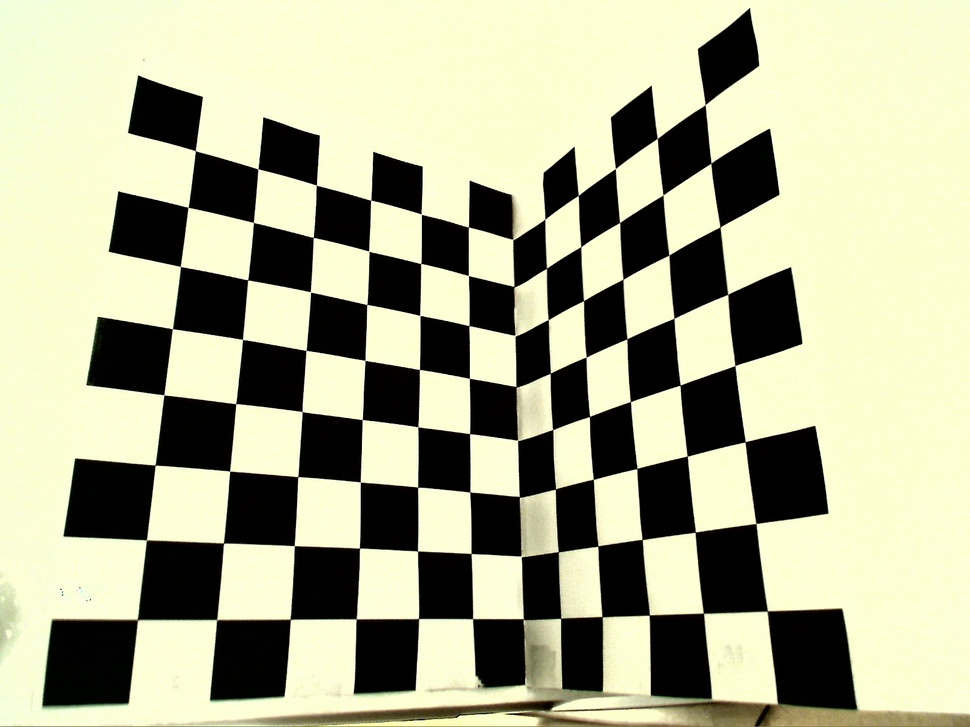
#> input picture Lab2/image001.jpg, 970 x 727 px, shrunk from 1600 x 1200 before the run
$ jupyter execute --allow-errors Lab2.ipynb   (shell and % lines are left out)
#> lines starting #> are read from the running program, lines starting #| are printed output that depends on the picture; after the words box and inside, x2 and y2 are one past the last pixel; in counts of white or black regions, pixels touching at a corner belong together
### 1. Using the wand.image Python package, simulate other mechanisms for distortions (For example, the Barrel distortion, as described in the next image).

The original image.

[cell 1]
from wand.image import Image

#> (the rest of this cell did not finish here and is left out)

The 4 parameters of the *barrel* distortion (A, B, C, D) are:

$R_{src} = r * ( A* r^3 + B * r^2 + C*r + D )$

r is the destination radius and $R_{src}$ is the source pixel.

Barrel distortion is used for correcting spherical lens distortions.

#> (a cell that did not finish here is left out)

Inverse barrel distortions.

$R_{src} = r / ( A*r^3 + B*r^2 + C*r + D )$

#> (a cell that did not finish here is left out)

Affine Projection has 6 parameters: $s_x$, $r_x$, $r_y$, $s_y$, $t_x$, $t_y$ (Scale, Rotate, Translate).

$X_d = s_x*X_s + r_y*Y_s + t_x$

$Y_d = r_x*X_s + s_y*Y_s + t_y$

$X_s$ and $Y_s$ are the source image coordinates while $x_d$ and $y_d$ are the destination image coordinates.

Affine projection allows changing perspective.

#> (a cell that did not finish here is left out)

Arc distortion will curve the image with the given arc.

#> (a cell that did not finish here is left out)

2. Deploy the OpenCV camera calibration tool on the given checkerboard image.

[cell 6]
import matplotlib.pyplot as plt
# Source: https://docs.opencv.org/3.4/dc/dbb/tutorial_py_calibration.html
import numpy as np
import cv2 as cv
import glob
# termination criteria
criteria = (cv.TERM_CRITERIA_EPS + cv.TERM_CRITERIA_MAX_ITER, 30, 0.001)
# prepare object points, like (0,0,0), (1,0,0), (2,0,0) ....,(6,5,0)
objp = np.zeros((6*7,3), np.float32)
objp[:,:2] = np.mgrid[0:7,0:6].T.reshape(-1,2)
# Arrays to store object points and image points from all the images.
objpoints = [] # 3d point in real world space
imgpoints = [] # 2d points in image plane.
imgs = []
images = glob.glob('*.jpg')
for fname in images:
    img = cv.imread(fname)
#> img is the input picture: shape (727, 970, 3); mean B, G, R 146, 174.6, 173.8
    gray = cv.cvtColor(img, cv.COLOR_BGR2GRAY)
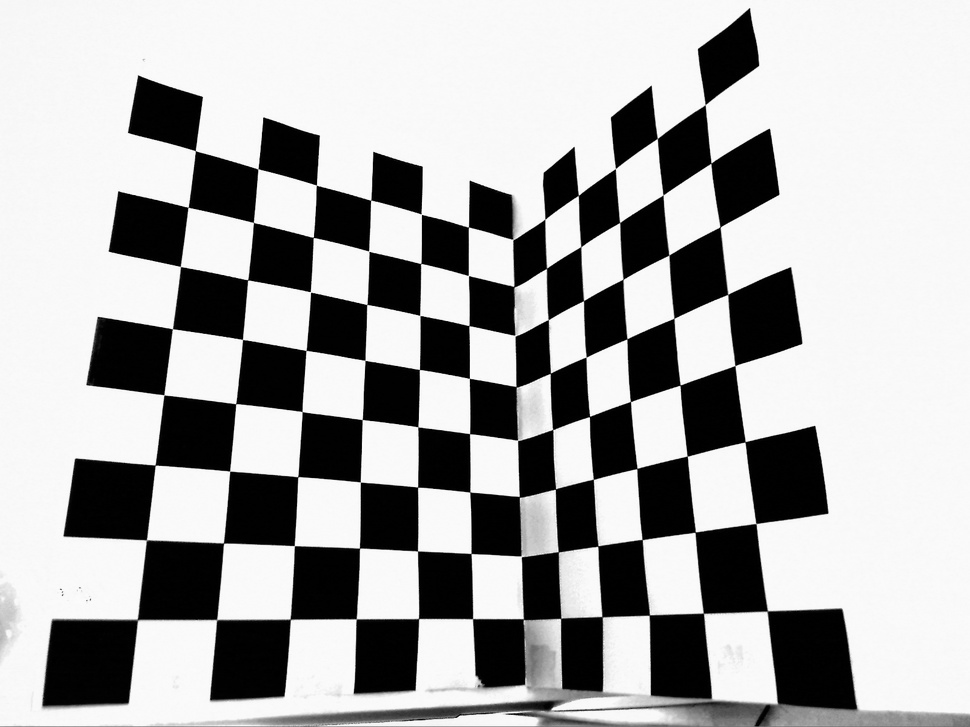
#> gray: shape (727, 970); min 0, max 254, mean 171.2
    # Find the chess board corners
    ret, corners = cv.findChessboardCorners(gray, (7,6), None)
#> ret = False; corners = None
    # If found, add object points, image points (after refining them)
    if ret == True:
        objpoints.append(objp)
        corners2 = cv.cornerSubPix(gray,corners, (11,11), (-1,-1), criteria)
        imgpoints.append(corners)
        # Draw and display the corners
        cv.drawChessboardCorners(img, (7,6), corners2, ret)
        imgs.append(img)
#> pass 2 of the loop `for fname in images:`:
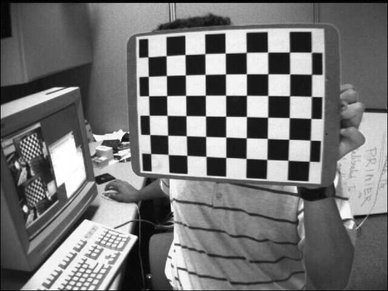
#> input picture Lab2/left01.jpg, 388 x 291 px, shrunk from 640 x 480 before the run
#> img is the input picture: shape (291, 388, 3); min 0, max 255, mean 116.6
#> gray: shape (291, 388)
#> `ret, corners = cv.findChessboardCorners(gray, (7,6), None)`: ret = True; corners = 42 rows, first 8: [288, 160.3], [266.8, 159.4], [246.1, 158.5], [225.7, 157.4], [205.9, 156.4], [186.8, 155.4], [168.1, 154.4], [288.8, 139.3]
#> `corners2 = cv.cornerSubPix(gray,corners, (11,11), (-1,-1), criteria)`: corners2 = 42 rows, first 8: [288, 160.3], [266.8, 159.4], [246.1, 158.4], [225.7, 157.4], [206, 156.4], [186.8, 155.3], [168.2, 154.5], [288.8, 139.3]
#> `cv.drawChessboardCorners(img, (7,6), corners2, ret)`:
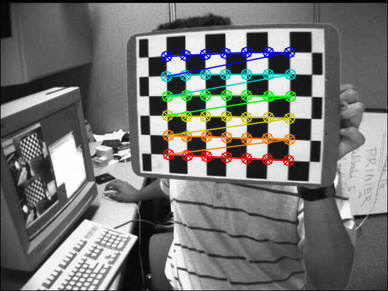
#> img: shape (291, 388, 3); 6.3% of pixels changed, all inside (x1, y1, x2, y2) = (160, 46, 297, 167)
#> pass 3 of the loop `for fname in images:`:
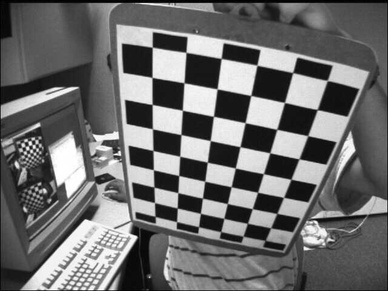
#> input picture Lab2/left02.jpg, 388 x 291 px, shrunk from 640 x 480 before the run
#> img is the input picture: shape (291, 388, 3); min 0, max 255, mean 109.1
#> `ret, corners = cv.findChessboardCorners(gray, (7,6), None)`: corners = 42 rows, first 8: [154, 187.3], [153.4, 170], [153, 150.5], [152.4, 129], [152.1, 104.4], [151.9, 77.21], [152.3, 46.98], [177.9, 192.8]
#> `corners2 = cv.cornerSubPix(gray,corners, (11,11), (-1,-1), criteria)`: corners2 = 42 rows, first 8: [153.9, 187.1], [153.4, 169.8], [152.9, 150.5], [152.4, 128.8], [152.1, 104.5], [152, 77.38], [152.3, 47.2], [177.8, 192.6]
#> `cv.drawChessboardCorners(img, (7,6), corners2, ret)`:
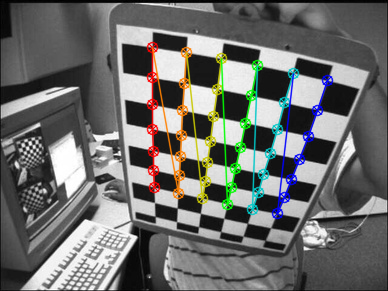
#> img: shape (291, 388, 3); 7.03% of pixels changed, all inside (x1, y1, x2, y2) = (146, 41, 334, 220)

[cell 7]
for num, x in enumerate(imgs):
    if num > 5:
        break
    plt.subplot(2,3,num+1)
    plt.axis('off')
    plt.imshow(x)
#> this loop made 2 passes
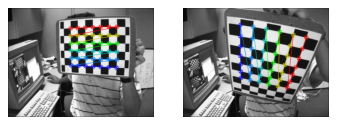
#> figure drawn by matplotlib, 2 panels; B, G, R data is drawn as R, G, B

[cell 8]
img = cv.imread("image001.jpg")
gray = cv.cvtColor(img, cv.COLOR_BGR2GRAY)
ret, corners = cv.findChessboardCorners(gray, (12,8), None) # 13 pe line, 9 per column
#> corners = 96 rows, first 8: [195.4, 150.7], [257.9, 168.8], [316.4, 185.1], [370.7, 200.2], [421.4, 214.3], [468.5, 227], [512.9, 239.6], [544.8, 219.2]
print(ret)
#| True
if ret == True:
    corners2 = cv.cornerSubPix(gray, corners, (5,5), (-1,-1), criteria)
#> corners2 = 96 rows, first 8: [195.4, 150.7], [257.9, 168.8], [316.4, 185.2], [370.7, 200.2], [421.3, 214.2], [468.4, 227], [512.9, 239.7], [544.8, 219.2]
    cv.drawChessboardCorners(img, (12,8), corners2, ret)
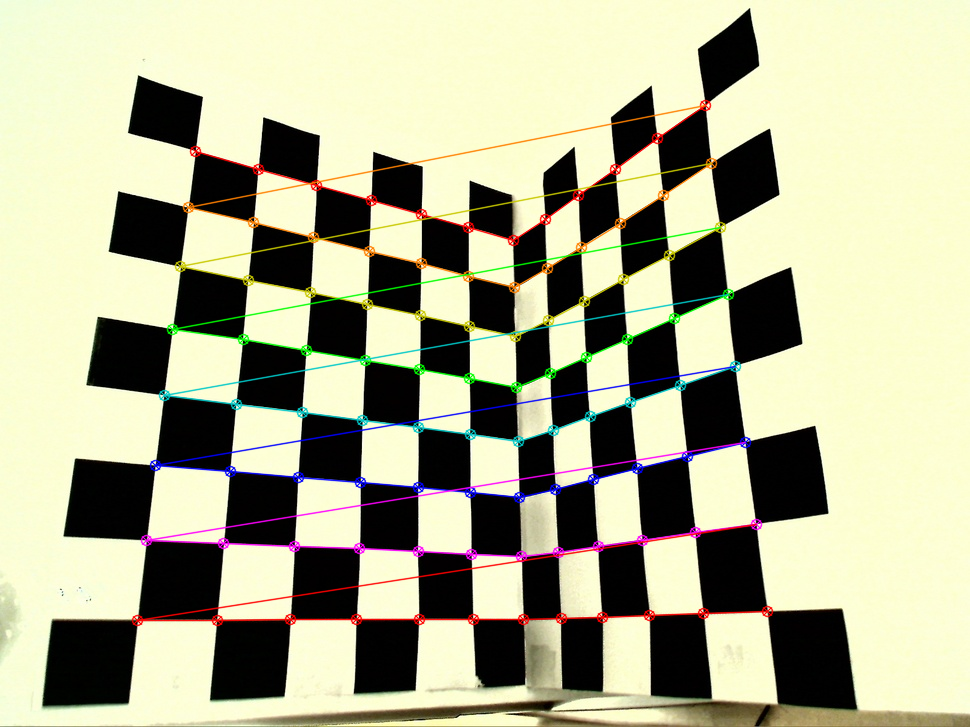
#> img: shape (727, 970, 3); 4.62% of pixels changed, all inside (x1, y1, x2, y2) = (131, 99, 774, 627)
plt.imshow(img)
ret, mtx, dist, rvecs, tvecs = cv.calibrateCamera(objpoints, imgpoints, gray.shape[::-1], None, None)
#> ret = 1.57; mtx = [[677.1, 0, 438.2], [0, 468.6, 349.3], [0, 0, 1]]; dist = [[-0.0938, 0.315, -0.102, 0.125, -0.355]]; rvecs = ([0.314, 0.254, -3.14], [1.03, 0.539, -1.12]); tvecs = ([-7.24, -11.33, 29.35], [-10.32, -6.74, 20.62])
